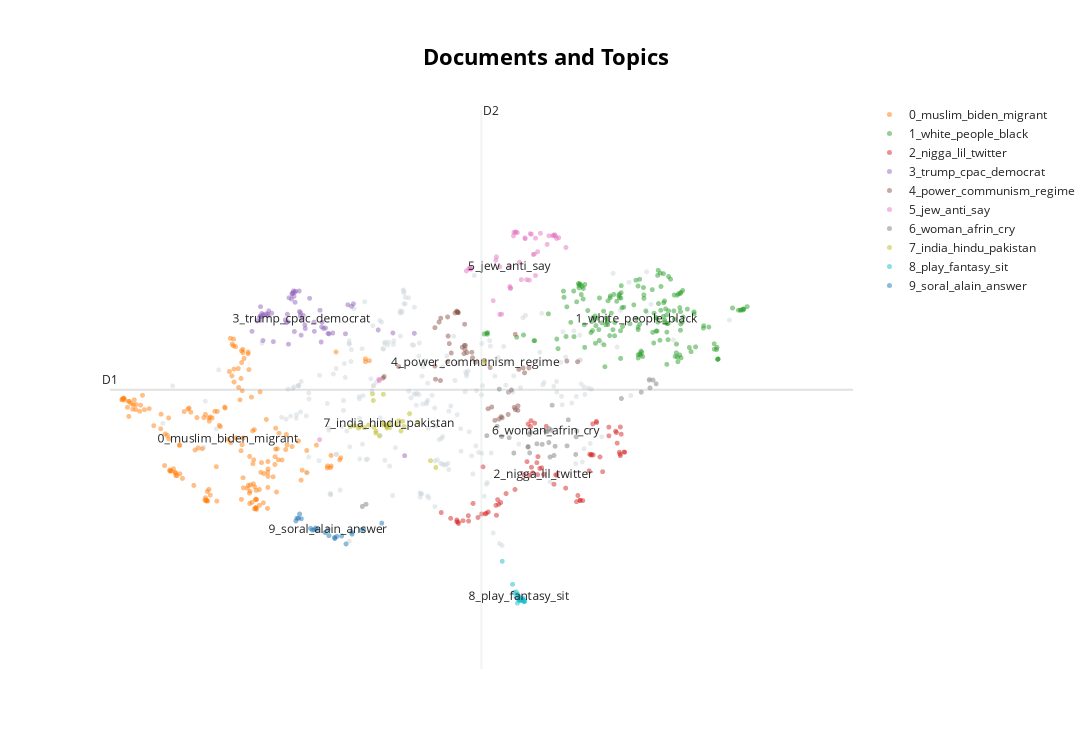

Notebook code cell kept with this figure:
### Code cell
model.visualize_documents(tweets)

### Figure 1 — Plotly figure (JSON) as saved in the notebook; plotly's stock layout.template omitted (floating-point values rounded to 4 significant figures; data arrays with more than 128 entries replaced by an {"elided": "..."} marker saying what was removed)
{"data": [{"hoverinfo": "text", "hovertext": {"elided": "226 str values"}, "marker": {"color": "#CFD8DC", "opacity": 0.5, "size": 5}, "mode": "markers+text", "name": "other", "showlegend": false, "type": "scattergl", "x": {"elided": "226 float values"}, "y": {"elided": "226 float values"}}, {"hoverinfo": "text", "hovertext": {"elided": "174 str values"}, "marker": {"opacity": 0.5, "size": 5}, "mode": "markers+text", "name": "0_muslim_biden_migrant", "text": {"elided": "174 str values"}, "textfont": {"size": 12}, "type": "scattergl", "x": {"elided": "174 float values"}, "y": {"elided": "174 float values"}}, {"hoverinfo": "text", "hovertext": {"elided": "170 str values"}, "marker": {"opacity": 0.5, "size": 5}, "mode": "markers+text", "name": "1_white_people_black", "text": {"elided": "170 str values"}, "textfont": {"size": 12}, "type": "scattergl", "x": {"elided": "170 float values"}, "y": {"elided": "170 float values"}}, {"hoverinfo": "text", "hovertext": ["know many people receive permanent ban social medium account express concern drag", "someone dm please send picture cat anyrtgingh im boredddd", "jesus fuck christ guy happens talk tough try look sound cool violence g", "anyway would never stop repeat place woman tiktok quite simply", " ", "never entirely comfortable truth behind champion always fight something otherwi", "little junk", "anyone think create video channel want deal tube censorship bit chute shitty", " ", "nigga like life anime yea bro one piece shit", "go year old woman nothing justice act revenge", "twitter purge account every single day add follower year instead lose follow", "accident", "lie repeat often enough eventually becomes truth", "bought paid", "okay checked fuck real", "yes invisible", "every single time", "drop photography mine", "assume fight back know one actually start fight", "wow", "amaze article people write two year ago show ten thousand follower", "total utter bullshit", "beating u game shut game fucker literally take ball g", "great many level", "baaaaaaaaaaaaa", "expose back october", "idea guy god work love see clip float around", "people still oblivious truth right plain sight", "delete first one get ratio ed hard uploaded new one allow", "prove u right every single time", "fuck petty go year old man weak pathetic creature", "think twitter allow certain conservative account maintain follower erase account like min", "every day come onto twitter lose another hundred follower add follower two year", "okay checked fuck real", "well yes certainly full crap", "actually interviewed tube channel couple year ago gotten thousand view", "shut shut goy know goy really know", "always little shit think smarter elder inevitably end shit", "fanart prefer", "recent psych science paper use national iq predict stuff ran simple probability calculation measur", "yes", "might audio version concept odysee channel find someone want put together vid", "enough people drop look", "caught k say true", "lose follower twitter seem like tolerant free speech love place", "assume fight back know one actually start fight", "twitter thousand retweets twitter dozen retweets twitter new follower daily twitter followe", "stupid fuck bitch", "parody account", "dude fuck robot", "rub face know know know say go happen c", "post need many many million view share many people", "deep", "people still oblivious truth right plain sight", "know many purge account able survive account survive night", "post need many many million view share many people", "new comic", "friend india website story rinku sharma block twitter however continue", "lil nigga lil nigga lil nigga lil nigga lil nigga lil nigga lil nigga lil nigga lil nigga lil", "imagine someone snuck punch face behind start kick stomp yo", "wan na fuck time man body see nigga leave tf alone", "truth", "behind", "thank advertising", "best really", "video deserves every thumb get", "available preview", "heartbreaking", null], "marker": {"opacity": 0.5, "size": 5}, "mode": "markers+text", "name": "2_nigga_lil_twitter", "text": ["", "", "", "", "", "", "", "", "", "", "", "", "", "", "", "", "", "", "", "", "", "", "", "", "", "", "", "", "", "", "", "", "", "", "", "", "", "", "", "", "", "", "", "", "", "", "", "", "", "", "", "", "", "", "", "", "", "", "", "", "", "", "", "", "", "", "", "", "", "2_nigga_lil_twitter"], "textfont": {"size": 12}, "type": "scattergl", "x": [5.069, 5.756, 7.172, 5.288, 6.672, 6.792, 6.385, 5.652, 6.674, 7.03, 6.875, 5.166, 6.174, 6.254, 5.347, 7.225, 6.196, 6.952, 6.084, 6.813, 6.646, 5.408, 6.029, 7.113, 5.469, 6.707, 6.07, 5.689, 6.11, 5.511, 7.172, 6.876, 5.146, 5.222, 7.218, 6.371, 5.637, 7.159, 6.83, 5.866, 5.454, 6.349, 5.664, 6.147, 7.168, 5.161, 6.809, 5.292, 7.03, 6.016, 7.132, 6.919, 5.536, 6.151, 6.065, 4.953, 5.499, 5.978, 5.146, 7.183, 6.835, 7.123, 6.06, 6.137, 6.629, 6.494, 5.631, 6.04, 6.785, 6.22], "y": [9.609, 10.06, 11.28, 9.657, 9.937, 10.78, 10.4, 9.951, 9.941, 11.28, 11.39, 9.513, 10.52, 11.3, 9.881, 10.82, 10.54, 10.46, 10.44, 10.78, 10.03, 9.624, 11.34, 11.21, 10.55, 9.933, 10.55, 9.898, 11.36, 9.703, 10.76, 11.36, 9.546, 9.565, 10.82, 10.41, 9.664, 10.82, 11.34, 10.14, 9.687, 10.23, 9.865, 10.41, 10.79, 9.54, 10.77, 9.558, 11.12, 10.65, 10.99, 10.74, 9.724, 10.74, 11.4, 9.714, 9.69, 10.41, 9.579, 11.15, 10.77, 11.18, 11.29, 10.63, 9.914, 10.16, 9.846, 10.4, 10.48, 10.41]}, {"hoverinfo": "text", "hovertext": ["shame gop ballot atlanta start come even though poll close five hour ago democrat co", "democrat work harder rebuild c swamp american job", "trump cpac warmonger liz cheney", "rino nikki haley scar show face cpac", "entire world watch trump cpac", "trump one address illegal immigration cpac republican party wake f", "uncle mla aunt vice president", "gayle oprah paid pr harry witch", "cnn rest liberal medium fake plan attack today u capitol go today", "guy tune est click link see donald trump cpac address cpac general", "entire world watch trump cpac", "trump slam traitor republican party yes name every last one time take back party", "yes trump might decide beat third time usa usa usa", "trump want every american read follow time magazine article democrat crook flaunt corruptness know", "show one politician corrupt core", "rino nikki haley scar show face cpac", "love trigger left amaze marjorie taylor greene look one strong conservative woman scare", "watch president trump take stage cpac give burst joy hope", "long machine shut georgia night", "threat alert radical communist tie nominate secretary interior deb haaland nomination completel", "george conway lie national tv say know fellow co founder lincoln project well r", "wa po typical left wing news organization exists harm conservative jeff bezos u power money", "one trump lawyer play unedited fine people hoax video debunk front america network", "get teary eyed see elderly veteran show freedom plaza fight trump incredible co", "ryan girdusky lincoln project part grift part groom operation john weaver", "trump cpac trumpism mean strong border riot support police nd amendment video", "end every trump speech music come help get dance president give much ho", "president run third term cpac", "john kohn aka john kerry claim earth nine year", "expose georgia election bribe democrat group caught break federal law bribing georgia voter", "thought hillary aka schrillary clinton new book welcome", "jake tapper dnc operative expose wikileaks left wing hack nerve say kaleigh mc ne", "happen look like suitcase democrat ballot show", "counting stop ballot fairy go work", "george lincoln rockwell born march assassinate august", "make remain ballot de kalb county must manually scan order tabulate", "rashida tlaib give oscar worthy performance house floor favorite line happen january th", "already election need mike penny stop democrat steal", "trump take stage cpac love president", "march nyc mayor de blasio msnbc amp healthy n yers little th", "president trump cpac must voter id republican party actually tackle issue must stop speaki", "greta thunberg expose creation powerful marxist soros back ngo al gore amp", "win seat georgia mitt romney go officially declare democrat good riddance", "lincoln project every one work trump admin held accountable action also lp w", "gab run beautifully thank msm announce moment hate fo", "warn joe biden radical hud secretary marcia fudge threat america watch like many others biden admin", "surprised new age neo marxist refuse join take wall street crook", "house democrat push cable company big tech get rid conservative news network", "one president trump told u corruption go take place georgia right free", "many vote discover georgia tonight watch suitcase ga sen", "cqfd well totally fire like trump", "yes true leftist lot common nazi", "trump present future republican party plan run", "alert communist senator chris murphy connecticut national security threat murphy infiltrate senate fo", "necessary win election help someone heart big must heart", "time see mike penny truly patriot", "cool story first time radio legendary rush limbaugh right somewhat infamou", "united remove traitor like party good choice show cpac", "antifa always corporate manufacture product anarcho marxism package sell capitalist impre", "flag ny dems let let one credible scandal distract another credible disa", "donald trump jr gov cuomo get emmy send grandma death gov de santis get hell open beach h", null], "marker": {"opacity": 0.5, "size": 5}, "mode": "markers+text", "name": "3_trump_cpac_democrat", "text": ["", "", "", "", "", "", "", "", "", "", "", "", "", "", "", "", "", "", "", "", "", "", "", "", "", "", "", "", "", "", "", "", "", "", "", "", "", "", "", "", "", "", "", "", "", "", "", "", "", "", "", "", "", "", "", "", "", "", "", "", "", "3_trump_cpac_democrat"], "textfont": {"size": 12}, "type": "scattergl", "x": [3.149, 3.478, 3.037, 3.021, 2.713, 2.784, 2.745, 3.377, 3.551, 2.747, 2.72, 3.047, 2.609, 3.496, 3.21, 3.052, 3.471, 2.731, 4.5, 3.218, 3.796, 3.609, 3.563, 2.702, 3.865, 2.817, 2.808, 2.672, 3.143, 3.194, 3.268, 3.381, 3.12, 3.129, 3.843, 3.107, 2.715, 3.097, 2.748, 3.061, 2.802, 3.766, 3.105, 3.451, 3.139, 3.134, 4.172, 3.519, 3.323, 3.124, 2.853, 4.354, 2.714, 3.263, 3.068, 3.198, 3.465, 3.207, 4.62, 3.244, 2.874, 3.224], "y": [13.77, 13.21, 13.2, 13.25, 13.33, 13.36, 12.87, 13.21, 13.0, 13.33, 13.31, 13.35, 13.04, 13.09, 13.38, 13.21, 13.12, 13.37, 10.76, 12.97, 13.53, 13.01, 12.99, 13.3, 13.54, 13.42, 13.33, 13.23, 13.57, 13.78, 13.09, 13.04, 13.75, 13.68, 13.5, 13.73, 13.49, 13.63, 13.35, 12.8, 13.36, 12.99, 13.74, 13.43, 13.76, 13.04, 13.07, 13.1, 13.65, 13.78, 13.37, 13.01, 13.24, 13.16, 13.66, 13.4, 12.84, 13.33, 13.0, 13.33, 12.85, 13.26]}, {"hoverinfo": "text", "hovertext": ["everyone understands concept foreign invasive specie plant animal world foreign invasive specie", "marxism virus mutates spread host host time bolshevism communism social democracy", "power go force individual citizen comply average citizen know", "false perception humanity impose people", "get ready lady gentleman criminal illegitimate government go wag open war p", "historically speak virtually every time communism come power regime manufacture artificial famine", "nothing civil politics anymore politics war either accept prepare accordingly", "new regime go force mass obey send people disappear", "european never use feel way country flood foreigner feel", "unlawful best produce anything beautiful plato", "hypothetical anymore matter matter government force prep", "want socialism", "manage", "daily reminder real time choreograph synchronize dance routine office hou", "russia international regulation social medium moderation", "get ready people government move", "exactly think culture come think magically fall sky arbitrarily", "keep weed clean crop care farmer brother weed sister mia khalifa", "whoever control country institution control society perception reality", "historically whenever marxist bolshevik communist regime take power one first thing", "everybody want believe secret underground army organization go fix everything", "imagine desperate attention relevancy surgically remove part body", "ever reason storm street overthrow exist regime", "oppose islam racist oppose german national socialism soviet communism nothing w color", "expect someone else save expect group save people country", "thus globalists use power compete opposition make opposition illegal", "communism symptom disease disease look communism come look", "marijuana popular people miserable era smoke tolerate world rather fix", "join corona cult today tire people still enjoy life exactly right thing cont", "timeline evidence lazy choice", "bodybuilding", "dictatorship forbidden make fun powerful", "philosophy ideology tactic method optic superior others feel", "overcome lust ego word well sex", "philosophy national socialism reawaking mankind consciousness nature importance ra", "ego always ruin man one vision clearest lens", "arbitrariness censorship back west via", "workout functional real world extend period time", "sovereign mind power choice come single set belief define", "proof globalism exist party", "power", "communism always creates resistance logical response communism always fascism na", "asks compromise always include give right gain control refer democr", "time people put position power influence base ability base merit", "anyone good explanation china allow access u power grid hell", "someone something require perpetual reinforcement via word like amaze beautiful vibrant talented incr", "live age manufacture tragedy tyranny impose upon u result artificial tragedy", "many generation american government organize crime syndicate illegal occupation", "imagine power like power declare act criminal ability declare anti semit", "philosophy lie national socialism man lie", null], "marker": {"opacity": 0.5, "size": 5}, "mode": "markers+text", "name": "4_power_communism_regime", "text": ["", "", "", "", "", "", "", "", "", "", "", "", "", "", "", "", "", "", "", "", "", "", "", "", "", "", "", "", "", "", "", "", "", "", "", "", "", "", "", "", "", "", "", "", "", "", "", "", "", "", "4_power_communism_regime"], "textfont": {"size": 12}, "type": "scattergl", "x": [6.508, 5.144, 5.078, 5.903, 4.231, 5.124, 4.246, 5.248, 6.642, 5.487, 5.213, 4.926, 5.913, 5.617, 5.271, 4.426, 5.822, 5.985, 5.033, 5.165, 4.882, 5.902, 5.87, 4.947, 5.333, 5.038, 5.15, 6.039, 5.968, 5.709, 5.782, 5.34, 5.243, 5.871, 5.156, 5.857, 5.235, 5.669, 5.252, 4.875, 5.579, 5.159, 5.053, 5.533, 4.943, 5.695, 5.559, 4.875, 5.238, 5.032, 5.375], "y": [12.5, 13.41, 12.64, 11.67, 12.18, 13.38, 12.21, 12.71, 12.48, 12.51, 12.75, 13.21, 12.34, 11.41, 12.65, 12.39, 11.96, 12.28, 12.48, 13.38, 12.16, 11.59, 12.98, 13.28, 12.66, 12.95, 13.4, 12.37, 12.37, 11.45, 11.51, 12.56, 13.17, 11.6, 13.4, 11.64, 12.63, 11.43, 12.78, 13.11, 11.65, 13.39, 12.81, 11.62, 12.14, 11.47, 12.37, 12.4, 12.78, 13.3, 12.47]}, {"hoverinfo": "text", "hovertext": ["collect coin like jew anti semitic humor slippage elect official sarcelles see", "remember allow even much question woman story story holocaust told", "try say jew one lead impeachment", "semite member people speak spoke semitic language include particular jew", "lol say republican today like jewish holocaust apparently", "natural redhead rare people planet easily one beautiful anyone natural", "old south wealthy white allied jewish merchant pamper color slave class mass poor white", "hell holocaust denial illegal place mean illegal simply say something like loo", "say denounce anti semitism jew say video link", "look like everything prove hitler right", "abrahamic summit jew pope interfaith meeting iraq", "new swedish school report jew malm enemy arab student craze hitler today", "social zionism wreak havoc suburb national zionism reap benefit", "israel still forefront dictatorship", "community say black jew operate together coordinate effort dismiss bigotry r", "myth semitic armenoid story", "hitler nazi war happen racist hat anyone blonde hair amp blue eye", "well jew allow hate white people white people allow hate jew", "try say jew one lead impeachment", "white people say jew white consider anti semitism jew say", "country need endless warfare behalf israel get ta make world safe god chosen", "whenever biden speaks know semitic armenoid handler speak instead", "end attack natural order era insanity become universal new age religion", "try say jew stock market beating game anti semitism", "thank australia israel chamber commerce infrastructure showcase great event discus many opportuni", "people draw comparison jeffrey epstein lincoln project", "take name main parasitic beneficiary anti semitism journalistic investigation", "hebrew mythology make race slave benefit", "blame anyone know truth adolf hitler amp national socialism victor write history", "hysteria freak see hitler literally everywhere go continue affirm say fo", "white people say jew white consider anti semitism jew say", "daily reminder jew perfect people never commit crime certainly war crime", "know go use eternal justification rob freedom right", "literally every single time hear someone spray paint swastika synagogue end hoax lit", "ancient celt dyed hair blonde lime also dyed clothes various color plant berry", "harassment violence impersonation zionism ulcan trial via", "law anti white law anti jewish white people really wer", "get align hebrew mythology story", "crack smoking hunter biden cry racism deflect swedish sex scandal hunter smear come swedish authorit", "ric dupond moretti act submit zionist lobby via", "identity generation techouva anti semitism anti zionism place u", "find ancient statue like sober experience excite one statue represent", "anti hitler sentiment reach fanatical insanity le severity religious hysteria anyone stoop", "amaze often jew involve significant world event", "average people need start ask okay jew anti white okay white", null], "marker": {"opacity": 0.5, "size": 5}, "mode": "markers+text", "name": "5_jew_anti_say", "text": ["", "", "", "", "", "", "", "", "", "", "", "", "", "", "", "", "", "", "", "", "", "", "", "", "", "", "", "", "", "", "", "", "", "", "", "", "", "", "", "", "", "", "", "", "", "5_jew_anti_say"], "textfont": {"size": 12}, "type": "scattergl", "x": [5.848, 5.922, 5.872, 6.345, 6.181, 6.01, 6.498, 6.265, 6.069, 5.813, 5.896, 5.678, 5.312, 4.186, 6.408, 6.106, 5.944, 6.333, 5.876, 6.357, 4.18, 5.853, 5.678, 5.99, 3.447, 5.637, 5.315, 6.147, 5.597, 5.802, 6.367, 6.12, 5.701, 6.056, 6.045, 5.265, 6.382, 6.094, 5.629, 5.295, 5.32, 6.12, 5.81, 5.993, 6.287, 5.801], "y": [14.79, 14.31, 14.86, 14.8, 14.84, 13.99, 14.58, 14.64, 14.82, 13.84, 14.85, 14.22, 14.2, 12.13, 14.76, 14.46, 13.99, 14.79, 14.86, 14.81, 12.16, 14.85, 13.35, 14.75, 11.05, 14.41, 14.19, 14.5, 13.6, 13.86, 14.79, 14.75, 13.36, 14.83, 13.98, 14.15, 14.74, 14.45, 14.34, 14.19, 14.18, 14.06, 13.82, 14.74, 14.79, 14.23]}, {"hoverinfo": "text", "hovertext": ["pride wake", "cry laugh zehma mtn catapult whore", "let cry woman afrin woman together afrin", "sorry break bimbo every guy planet want sleep", "warrior", "wish men shut fuck today", "homosexual find criticize heteros much without u even exist", "men pig u stop living stop filth serious", "none organic happen naturally manufacture", "remember current era become naturally manufacture slowly generation", "apart weapon way mamma favorite weapon slipper", "doubt fauci visit gay sauna bar highly doubt anything understand h", "two amaze people fighter keep go need", "tomorrow recover woman day intelligence day", "imagine force wake morning everyday", "think possible man produce much estrogen", "innovation molasses possible clamp liquor", "homosexual scum vote vanilla", "fagot take arm", "please keep mind", "true never forget", "true juice extractor gas chamber one step", "one one", "goodnight", "ok groomers", "good morning ji", "lick foot nigga white trash paris france interracial gay amateur gay", "lady question imagine pill men begin market would really trust", "let billionaire cry", "woman kill kidnap afrin whole world silent woman together afrin", "remember watch mother breakdown cry weight poverty hearing pain sorrow shame", "one try murder lie po", "whine tv artist lend voice family victim", "never forget", "kind woman foot hit floor morning devil say oh crap woman fear f", null], "marker": {"opacity": 0.5, "size": 5}, "mode": "markers+text", "name": "6_woman_afrin_cry", "text": ["", "", "", "", "", "", "", "", "", "", "", "", "", "", "", "", "", "", "", "", "", "", "", "", "", "", "", "", "", "", "", "", "", "", "", "6_woman_afrin_cry"], "textfont": {"size": 12}, "type": "scattergl", "x": [6.049, 6.363, 6.203, 6.058, 6.349, 6.044, 7.539, 6.527, 5.785, 5.672, 6.301, 7.43, 6.619, 5.795, 5.645, 6.327, 4.021, 7.615, 6.511, 6.292, 6.313, 3.975, 6.623, 5.701, 7.529, 5.518, 7.576, 7.185, 6.028, 6.286, 6.029, 6.632, 5.852, 6.266, 6.138, 6.251], "y": [10.81, 10.93, 10.97, 11.19, 10.76, 11.15, 12.0, 11.42, 11.92, 11.98, 10.73, 11.92, 10.78, 11.09, 11.3, 11.68, 9.867, 12.08, 10.94, 11.25, 11.22, 9.826, 11.1, 11.11, 12.15, 11.13, 12.15, 11.81, 10.91, 11.0, 10.93, 11.21, 10.81, 11.2, 10.98, 11.21]}, {"hoverinfo": "text", "hovertext": ["downfall one kill sadhu insult woman certain parambir singh anil deshmukh uddhav thackeray sanjay raut ht", "islamic pakistan medium blackout muslim destroy another hindu temple pakistan modi caa give citizenship persecute", "fund dedication shri ram mandir zomato pizza hut domino swiggy mango shopkeeper", "medium want believe hundred people freedom reclaim", "case prima facie seem fault delivery boy kamaraj hitesha pull whole", "modi ji slogan self reliance penetrate even among love couple", "terrorist attack india islamic mob drag hindu rinku sharma home slaughter front parent wh", "rahul gandhi big asset bjp", "happy republic day india america stand care deeply war jihadis amp left wag country amp", "final round shivgaan competition full swing across maharashtra eve chhatrapati shivaji maharaj birth anniversary umbrella", "associate every work r interest country mithun chakraborty", "u bulat home pawri ho rai hai", "really modi ji get credit rejuvenation include go journey become possible", "friend let support dear friend let solidarity problem account friend get notification", "warn biden terror tie hijabi appointee sameera fazili threat u amp india fazili member stand kash", "sharia pakistan little hindu girl pakistan abduct beg india modi protection islamic ca", "inter n national c chutiya", "pride india rajputana chittorgarh fort", "friend india please contact help expose left coordinate attack country indian fa", "sucial science uba must close", "holy place vrindavan cm shri ji hon union jal shakti minister shri water power", "year delhi trouble riot delhi ankit rinku sharma kill jihadis delhi", "heard psycho back send agra soon", "time fix mukhtar ansari salwar peeli", "cnrs investigate sa bouamama via", "day since kashmiri hindu turn away home let sink", "america pay attention coordinate global attack india left radical launch campaign destr", "hindu le sikh today e hoist flag religion red fort", "india innovative thrust jai swadeshi", "ok theek hai", null], "marker": {"opacity": 0.5, "size": 5}, "mode": "markers+text", "name": "7_india_hindu_pakistan", "text": ["", "", "", "", "", "", "", "", "", "", "", "", "", "", "", "", "", "", "", "", "", "", "", "", "", "", "", "", "", "", "7_india_hindu_pakistan"], "textfont": {"size": 12}, "type": "scattergl", "x": [4.144, 3.928, 4.279, 5.482, 4.187, 4.659, 3.946, 4.426, 4.236, 4.282, 4.561, 4.491, 4.476, 4.885, 3.828, 3.879, 4.279, 4.317, 4.111, 4.245, 4.226, 4.001, 4.819, 4.144, 4.271, 4.053, 4.101, 4.119, 4.395, 4.454, 4.307], "y": [11.21, 11.26, 11.27, 12.47, 11.12, 11.37, 11.29, 11.4, 11.88, 11.3, 11.53, 11.29, 11.39, 10.54, 11.29, 11.31, 11.29, 11.27, 11.77, 11.34, 11.32, 11.27, 10.67, 11.17, 11.32, 11.32, 11.89, 11.28, 11.33, 11.21, 11.35]}, {"hoverinfo": "text", "hovertext": ["play snollebollekes springen nondeju nd bass remix", "ptdrrrr nintendo schwitz", "play nicole wonderful", "play hansi hinterseer god life earth", "play jayh nice day", "play various artist fanfare hunger thirst", "play semino rossi alone tonight", "bose dk sit naked", "shakespeare sex arcuri johnson read shakespeare sex sofa london mayo", "play f aschtb nkler partyplanet", "play django wagner de muzikant", "play bobby day rockin robin", "play sugarfree fantasy", "play fantasy casanova", "play luc steeno played accordion", "play richard anthony j entends siffler le train version remastered", "play lisa del bo pearl like", "get ro pfp would sit one bestie", "play wolter kroes viva hollandia", "play bob benny love anyway", "anyone else clubhouse join wonder u", "play hut jordan jay idetto mood", "play anja speak silver silent gold", null], "marker": {"opacity": 0.5, "size": 5}, "mode": "markers+text", "name": "8_play_fantasy_sit", "text": ["", "", "", "", "", "", "", "", "", "", "", "", "", "", "", "", "", "", "", "", "", "", "", "8_play_fantasy_sit"], "textfont": {"size": 12}, "type": "scattergl", "x": [5.903, 5.924, 5.985, 5.976, 5.969, 5.964, 5.881, 5.855, 5.709, 5.878, 5.967, 5.953, 5.91, 5.924, 5.921, 5.914, 5.955, 5.837, 5.897, 5.935, 5.9, 5.958, 5.985, 5.917], "y": [8.138, 8.109, 8.087, 8.083, 8.096, 8.121, 8.26, 8.246, 8.82, 8.168, 8.142, 8.103, 8.168, 8.144, 8.12, 8.104, 8.111, 8.397, 8.051, 8.099, 8.218, 8.121, 8.081, 8.173]}, {"hoverinfo": "text", "hovertext": ["celebration napoleon bicentenary disturb laughter minister woman elisabeth moreno", "alain soral transition formal logic concrete logic", "soral answer episode alain soral family program st phane douard", "race alain soral fr jus may", "france freak theory small bubble heat pan water first surface", "marcel obama lukashenko karine lacombe fourtillan student", "franco albrecht neo nazi terrorist disguise syrian migrant victor young repentant lfi return v", "soral answer episode alexandre langlois", "piece bravery alain soral russie toulon", "philippe de maistre courageous priest people respect health dictatorship", "peugeot affair documentary available vo kontre kulture", "dr louis fouch hold bonus", "quite simply interest le", "alain soral answer pierre de brague question understand era compensation complacency", "piece bravery alain soral ntm alain soral fr jus", "panic kitchen rebel restaurateur deprive aid bruno le maire", "meryeminelindentut", "afghanistan saudi arabia dream afternoon b ziers lidl supermarket avenue de badones", "panic kitchen rebel restaurateur deprive aid bruno le maire via", "soral answer erfm twenty fourth batch", "didier raoult must stop war press release say go die", "see episode", null], "marker": {"opacity": 0.5, "size": 5}, "mode": "markers+text", "name": "9_soral_alain_answer", "text": ["", "", "", "", "", "", "", "", "", "", "", "", "", "", "", "", "", "", "", "", "", "", "9_soral_alain_answer"], "textfont": {"size": 12}, "type": "scattergl", "x": [3.397, 3.774, 3.659, 3.635, 3.378, 3.185, 3.199, 3.719, 3.515, 3.41, 3.632, 3.991, 3.963, 3.848, 3.562, 3.355, 3.22, 3.164, 3.335, 3.843, 3.153, 4.216, 3.552], "y": [9.43, 9.138, 9.275, 9.237, 9.401, 9.611, 9.687, 9.284, 9.345, 9.404, 9.257, 9.414, 9.393, 9.319, 9.29, 9.392, 9.601, 9.61, 9.424, 9.356, 9.561, 9.52, 9.407]}], "layout": {"annotations": [{"showarrow": false, "text": "D1", "x": 0.847, "y": 11.97, "yshift": 10}, {"showarrow": false, "text": "D2", "x": 5.45, "xshift": 10, "y": 17.09}], "height": 750, "shapes": [{"line": {"color": "#CFD8DC", "width": 2}, "type": "line", "x0": 5.45, "x1": 5.45, "y0": 6.844, "y1": 17.09}, {"line": {"color": "#9E9E9E", "width": 2}, "type": "line", "x0": 0.847, "x1": 10.05, "y0": 11.97, "y1": 11.97}], "title": {"font": {"color": "Black", "size": 22}, "text": "<b>Documents and Topics", "x": 0.5, "xanchor": "center", "yanchor": "top"}, "width": 1200, "xaxis": {"visible": false}, "yaxis": {"visible": false}}}
